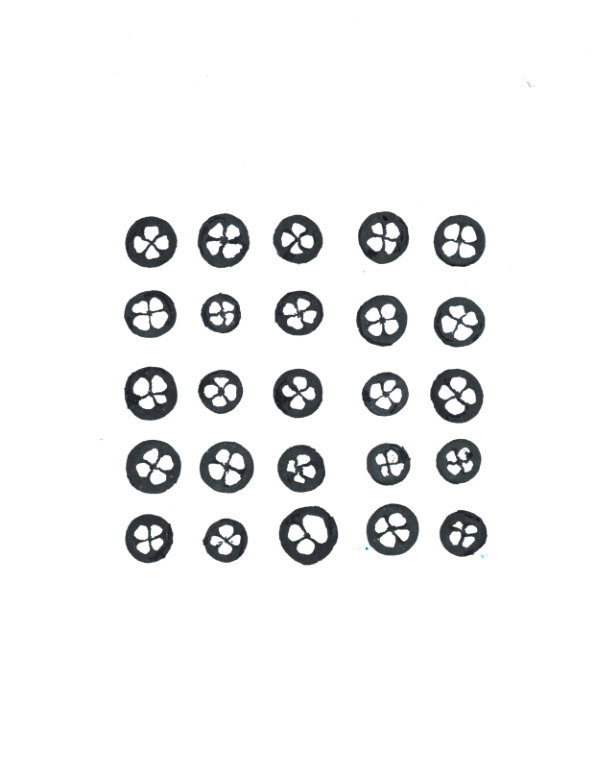
#> input picture External_structure/image_1.png, 595 x 776 px
$ python test.py --input image_1.png --output out.png
#> lines starting #> are read from the running program, lines starting #| are printed output that depends on the picture; after the words box and inside, x2 and y2 are one past the last pixel; in counts of white or black regions, pixels touching at a corner belong together
import pandas as pd
import cv2
import numpy as np
import argparse
import os


# Variable global para un contador único de frutas
fruit_counter = 1


def process_image(image_path, output_dir):
    """
    Procesa una sola imagen para detectar frutos, calcular estadísticas y guardar la imagen anotada.

    Args:
        image_path (str): Ruta de la imagen a procesar.
        output_dir (str): Directorio donde se guardarán las imágenes anotadas y resultados.
    """
#> called with image_path = 'image_1.png', output_dir = 'out.png'
    global fruit_counter  # Usamos una variable global para que el conteo sea único en todas las imágenes

    # Crear una lista para guardar los resultados
    results = []

    # Cargar la imagen
    image = cv2.imread(image_path)
#> image is the input picture: shape (776, 595, 3); mean B, G, R 240.9, 240.6, 240.2

    if image is not None:
        # Convertir la imagen original a diferentes espacios de color
        hsv_image = cv2.cvtColor(image, cv2.COLOR_BGR2HSV)
#> hsv_image: shape (776, 595, 3); mean H, S, V 9.7, 2.5, 240.9
        lab_image = cv2.cvtColor(image, cv2.COLOR_BGR2Lab)
#> lab_image: shape (776, 595, 3); mean of channels 0, 1, 2 241, 127.9, 127.8
        gray_image = cv2.cvtColor(image, cv2.COLOR_BGR2GRAY)

        # Definir límites del color azul
        lower_blue = np.array([100, 150, 0], dtype=np.uint8)
        upper_blue = np.array([140, 255, 255], dtype=np.uint8)

        # Crear la máscara para detectar los colores azules
        mask_blue = cv2.inRange(hsv_image, lower_blue, upper_blue)
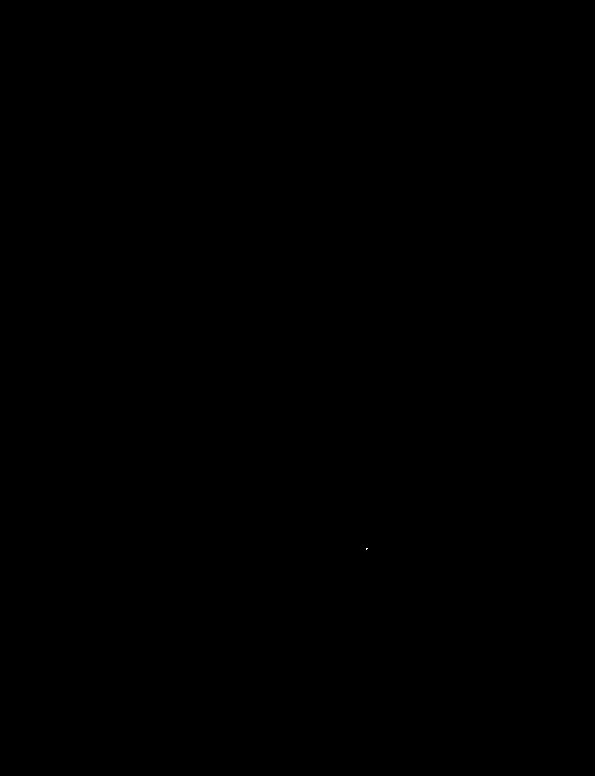
#> mask_blue: shape (776, 595); 0% white in thin lines or dots, all inside (x1, y1, x2, y2) = (366, 548, 368, 550)

        # Invertir la máscara
        mask_inverted = cv2.bitwise_not(mask_blue)

        # Detectar los contornos en la máscara invertida
        contours, _ = cv2.findContours(mask_inverted, cv2.RETR_EXTERNAL, cv2.CHAIN_APPROX_SIMPLE)
#> contours = [[[0, 0], [0, 775], [594, 775], [594, 0]]]

        # Crear una copia de la imagen original para visualizar
        image_contours = image.copy()

        # Filtrar contornos redondos/ovalados y dibujarlos con etiquetas
        for contour in contours:
            # Calcular el área y el perímetro del contorno
            area = cv2.contourArea(contour)
            perimeter = cv2.arcLength(contour, True)
            if perimeter > 0:  # Prevenir división por cero
                circularity = (4 * np.pi * area) / (perimeter ** 2)
                # Umbral para considerar el contorno como redondo/ovalado y filtrar por área
                if 2000 < area < 200000 and 0.5 < circularity <= 1.2:
                    # Calcular el centroide del contorno
                    M = cv2.moments(contour)
                    if M["m00"] > 0:
                        cX = int(M["m10"] / M["m00"])
                        cY = int(M["m01"] / M["m00"])

                        # Crear una etiqueta única para cada fruta
                        label = f"Fruit_{fruit_counter}"
                        fruit_counter += 1

                        # Dibujar el contorno
                        cv2.drawContours(image_contours, [contour], -1, (0, 255, 0), 2)  # Contorno en verde

                        # Agregar fondo negro translúcido detrás del texto
                        overlay = image_contours.copy()
                        text_size = cv2.getTextSize(label, cv2.FONT_HERSHEY_SIMPLEX, 0.8, 2)[0]
                        # Obtener las dimensiones del texto
                        text_size = cv2.getTextSize(label, cv2.FONT_HERSHEY_SIMPLEX, 2, 3)[0]  # Cambia 2 y 3 según el tamaño del texto
                        text_width, text_height = text_size

                        # Calcular el rectángulo de fondo basado en el tamaño del texto
                        margin_x = 15  # Margen horizontal
                        margin_y = 15  # Margen vertical
                        cv2.rectangle(
                            overlay,
                            (cX - margin_x, cY - text_height - margin_y),  # Coordenadas del inicio del rectángulo
                            (cX + text_width + margin_x, cY + margin_y),   # Coordenadas del final del rectángulo
                            (0, 0, 0),  # Color negro
                            -1  # Rellenar el rectángulo
                        )

                        alpha = 0.3  # Opacidad del fondo negro
                        cv2.addWeighted(overlay, alpha, image_contours, 1 - alpha, 0, image_contours)

                        # Agregar el texto en rosa pastel
                        cv2.putText(
                            image_contours,
                            label,
                            (cX - 10, cY - 10),
                            cv2.FONT_HERSHEY_SIMPLEX,
                            2,
                            (203, 192, 255),  # Color rosa pastel en formato BGR
                            2
                        )

                        # Crear una máscara para el contorno actual
                        mask = np.zeros(image.shape[:2], dtype=np.uint8)
                        cv2.drawContours(mask, [contour], -1, 255, -1)

                        # Calcular estadísticas de color para todos los espacios
                        row = {"Image_name": os.path.basename(image_path), "Fruit_label": label}
                        for space_name, color_space in [("RGB", image), ("HSV", hsv_image), ("Lab", lab_image), ("Grayscale", gray_image)]:
                            if space_name == "Grayscale":
                                channels = [color_space]
                                channel_names = ["Gray"]
                            else:
                                channels = cv2.split(color_space)
                                channel_names = list("RGB" if space_name == "RGB" else "HSV" if space_name == "HSV" else "Lab")

                            for channel, channel_name in zip(channels, channel_names):
                                values = channel[mask == 255]
                                mean = np.mean(values)
                                std = np.std(values)
                                cv = (std / mean) * 100 if mean != 0 else 0

                                # Agregar estadísticas al renglón
                                row[f"{channel_name}_mean"] = mean
                                row[f"{channel_name}_std"] = std
                                row[f"{channel_name}_cv"] = cv

                        results.append(row)
#> this loop made 1 pass
#> (contour, area, perimeter, circularity) on pass 1: ([[0, 0], [0, 775], [594, 775], [594, 0]], 460350, 2738, 0.772)
#> after the loop, fruit_counter = 1; results = []

        # Guardar la imagen anotada
        output_image_path = os.path.join(output_dir, f"annotated_{os.path.basename(image_path)}")
        cv2.imwrite(output_image_path, image_contours)
        print(f"Imagen anotada guardada en: {output_image_path}")
#| Imagen anotada guardada en: out.png/annotated_image_1.png

        return results
    else:
        print(f"Error: No se pudo cargar la imagen {image_path}. Verifica la ruta.")
        return []


def main():
    parser = argparse.ArgumentParser(description="Procesa una imagen o directorio para detectar frutos y calcular estadísticas de color.")
    parser.add_argument("-i", "--input", required=True, help="Ruta a la carpeta o imagen de entrada.")
    parser.add_argument("-o", "--output", required=True, help="Ruta a la carpeta de salida.")
    args = parser.parse_args()

    input_path = args.input
    output_dir = args.output

    # Crear directorio de salida si no existe
    os.makedirs(output_dir, exist_ok=True)

    all_results = []

    if os.path.isfile(input_path):
        # Procesar una sola imagen
        results = process_image(input_path, output_dir)
#> results = []
        all_results.extend(results)
    elif os.path.isdir(input_path):
        # Procesar todas las imágenes en un directorio
        for file_name in os.listdir(input_path):
            if file_name.lower().endswith(('.png', '.jpg', '.jpeg')):
                results = process_image(os.path.join(input_path, file_name), output_dir)
                all_results.extend(results)
    else:
        print("Error: La ruta de entrada no es válida. Proporcione un archivo o un directorio válido.")
        return

    # Guardar todos los resultados en un solo archivo CSV
    output_csv_path = os.path.join(output_dir, "output_colors.csv")
    df = pd.DataFrame(all_results)
#> df = table of 0 rows and 0 columns
    df.to_csv(output_csv_path, index=False)

    print(f"Resultados guardados en {output_csv_path}")


if __name__ == "__main__":
    main()

$ run again, on External_structure/frutos_con_loculos.png
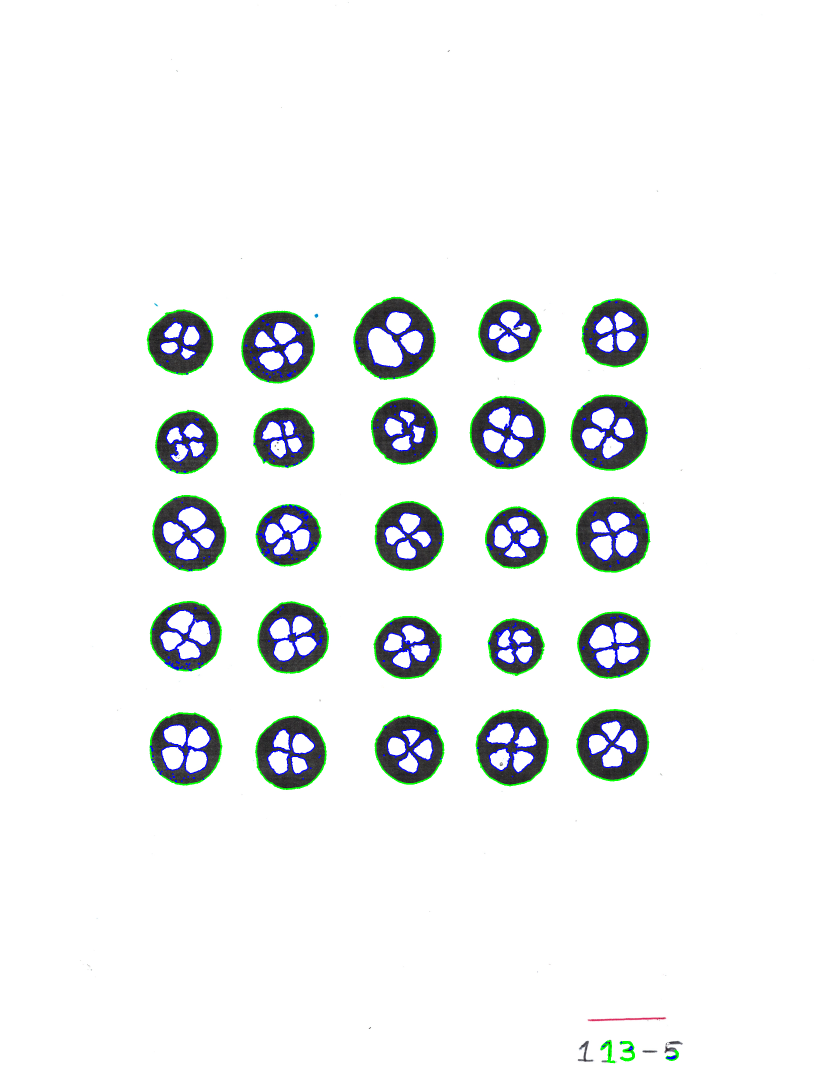
#> input picture External_structure/frutos_con_loculos.png, 2478 x 3232 px (shown at 1/3 size)
#> in process_image, image is the input picture: shape (3232, 2478, 3); mean B, G, R 240.8, 240.5, 238.2
#> hsv_image: shape (3232, 2478, 3); mean H, S, V 7.6, 5.8, 243.3
#> lab_image: shape (3232, 2478, 3); mean of channels 0, 1, 2 241.3, 128, 127.7
#> in process_image, `mask_blue = cv2.inRange(hsv_image, lower_blue, upper_blue)`:
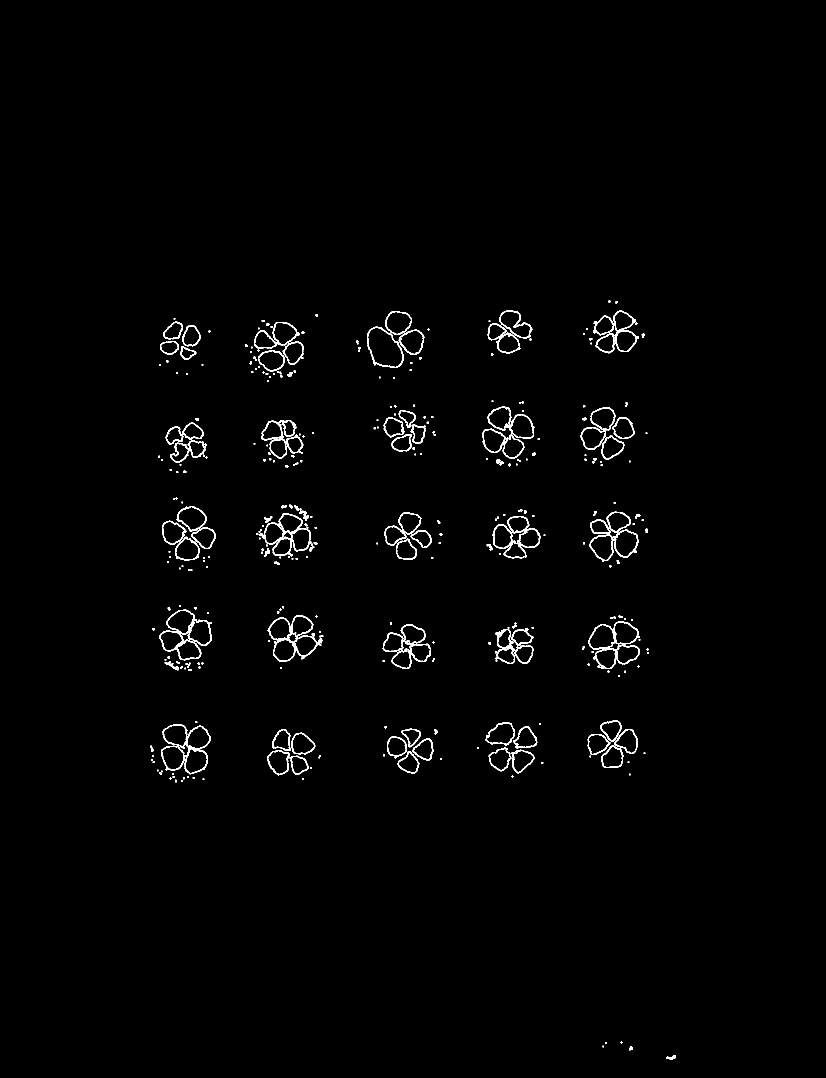
#> mask_blue: shape (3232, 2478) (shown at 1/3 size); 1% white; 362 white regions, largest, box (x1, y1, x2, y2) and area: (483, 2173, 633, 2323) 3321, (803, 1846, 958, 1986) 3056, (778, 1540, 934, 1668) 2920
#> in process_image, `mask_inverted = cv2.bitwise_not(mask_blue)`:
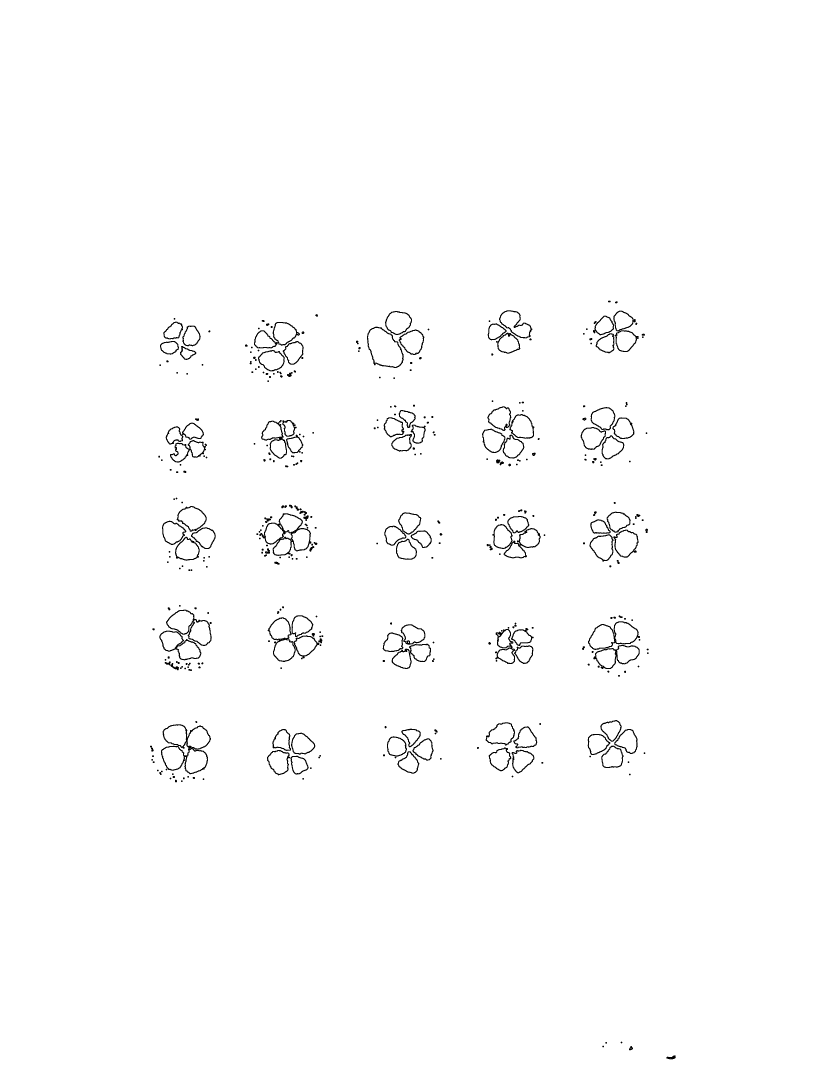
#> mask_inverted: shape (3232, 2478) (shown at 1/3 size); 99% white; 362 black regions, largest, box (x1, y1, x2, y2) and area: (483, 2173, 633, 2323) 3321, (803, 1846, 958, 1986) 3056, (778, 1540, 934, 1668) 2920
#> contours = [[[0, 0], [0, 3231], [2477, 3231], [2477, 0]]]
#> the loop in process_image, `for contour in contours:` made 1 pass
#> (contour, area, perimeter, circularity) on pass 1: ([[0, 0], [0, 3231], [2477, 3231], [2477, 0]], 8003187, 11416, 0.772)
#> after the loop in process_image, `for contour in contours:`: fruit_counter = 1; results = []
#| Imagen anotada guardada en: out.png/annotated_frutos_con_loculos.png
#> df = table of 0 rows and 0 columns
